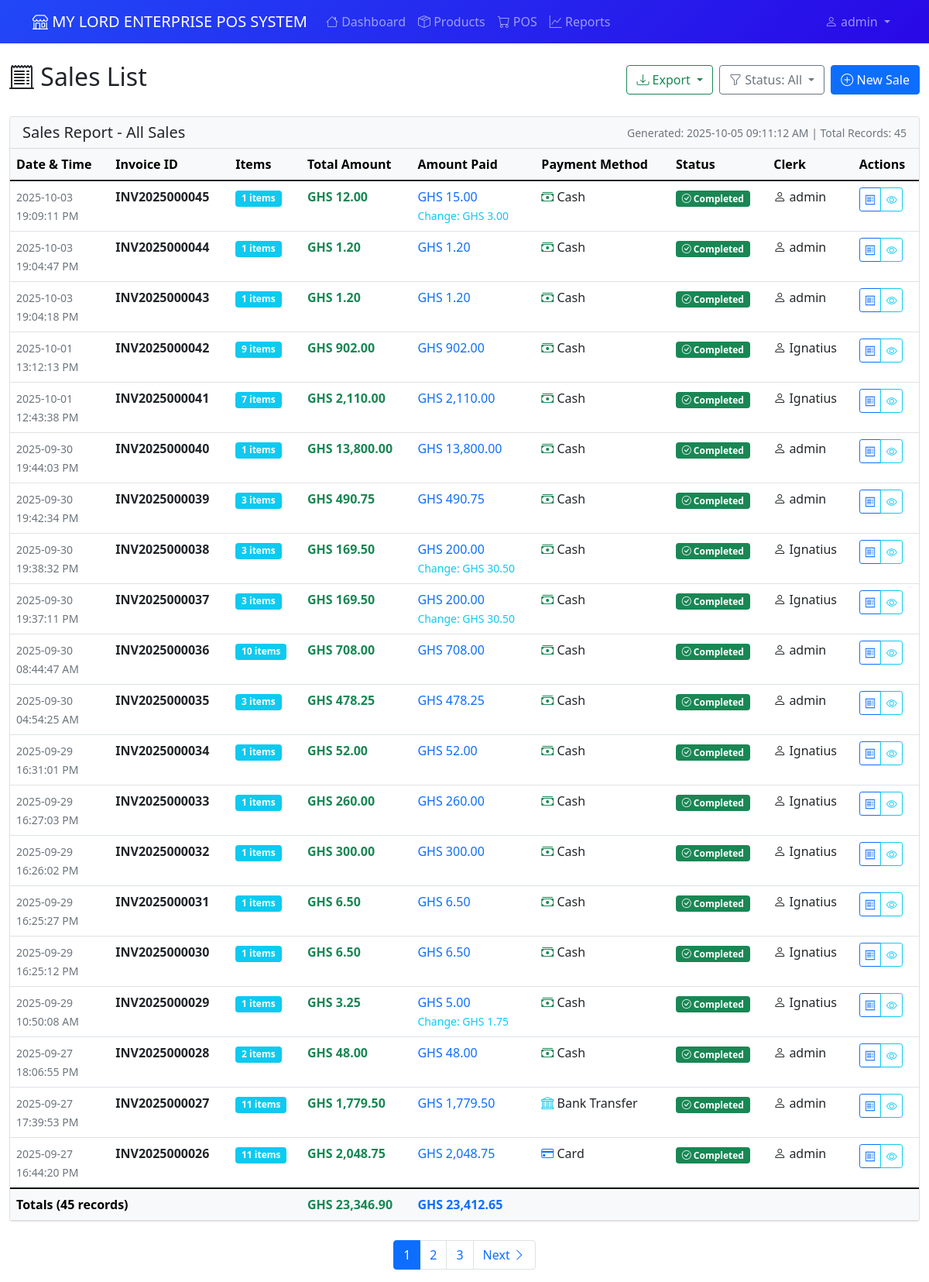
/pos/list-sales (signed in), run on an earlier commit of the app's database.
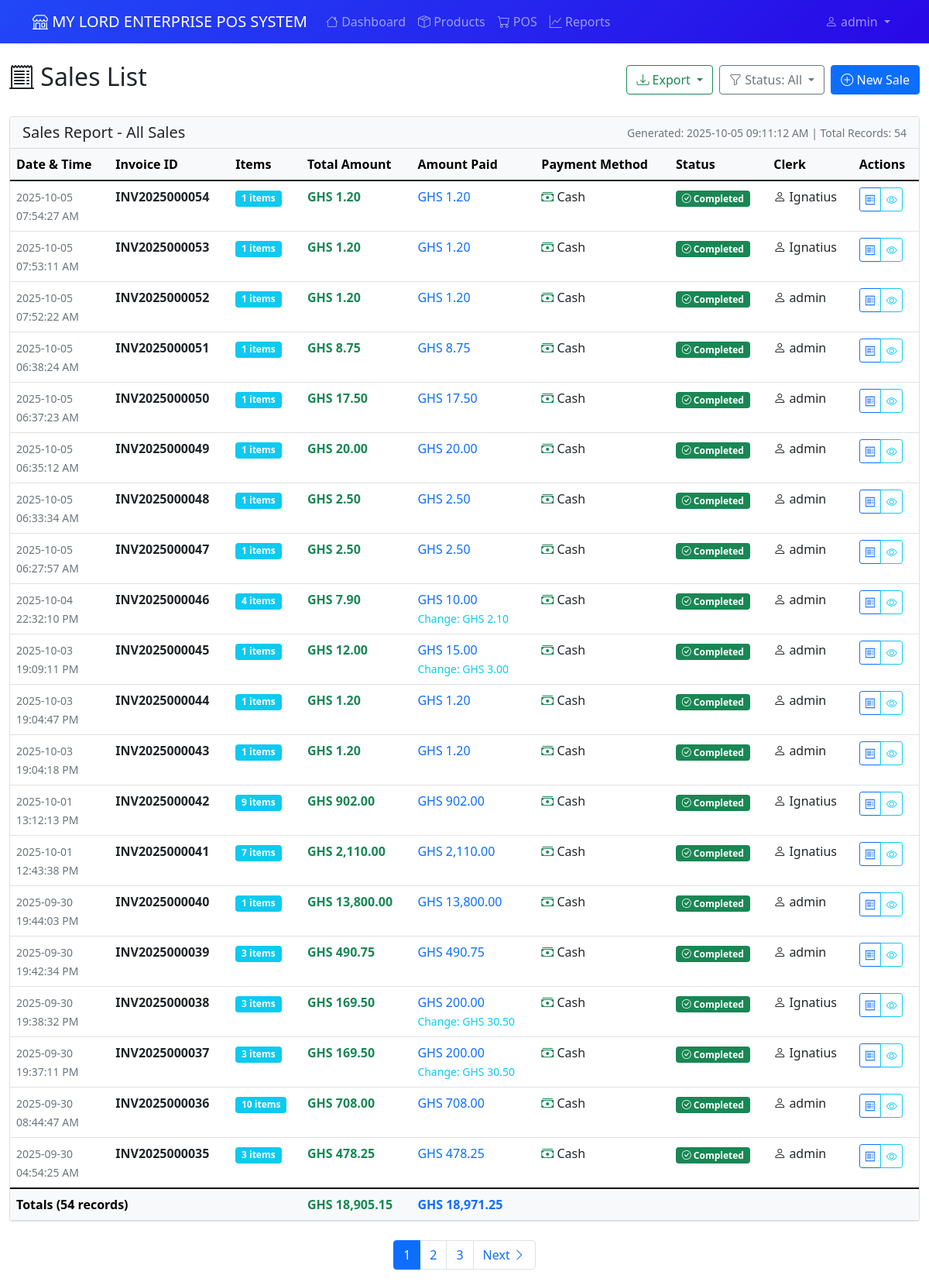
And on a later commit of the database.
### app/models.py (models this page shows, shortened)
class Sale(db.Model):
    id = db.Column(db.Integer, primary_key=True)
    invoice_number = db.Column(db.String(20), unique=True, nullable=False)
    clerk_id = db.Column(db.Integer, db.ForeignKey('user.id'), nullable=False)
    total_amount = db.Column(db.Numeric(10, 2), nullable=False)
    total_profit = db.Column(db.Numeric(10, 2), nullable=False, default=0.00)
    payment_method = db.Column(db.String(20), nullable=False, default='cash')
    amount_paid = db.Column(db.Numeric(10, 2), nullable=False, default=0.00)
    change_given = db.Column(db.Numeric(10, 2), nullable=False, default=0.00)
    status = db.Column(db.String(20), nullable=False, server_default='completed')
    created_at = db.Column(db.DateTime, default=datetime.utcnow)
    updated_at = db.Column(db.DateTime, default=datetime.utcnow, onupdate=datetime.utcnow)
    sale_items = db.relationship('SaleItem', backref='sale', lazy=True, cascade='all, delete-orphan')

class User(UserMixin, db.Model):
    id = db.Column(db.Integer, primary_key=True)
    username = db.Column(db.String(80), unique=True, nullable=False)
    password_hash = db.Column(db.String(120), nullable=False)
    role = db.Column(db.String(20), nullable=False, default='cashier')  # admin, manager, cashier
    created_at = db.Column(db.DateTime, default=datetime.utcnow)
    is_active = db.Column(db.Boolean, default=True, nullable=False)
    is_temporary_password = db.Column(db.Boolean, default=False, nullable=False)
    password_reset_token = db.Column(db.String(100), nullable=True)
    password_reset_expires = db.Column(db.DateTime, nullable=True)
    must_change_password = db.Column(db.Boolean, default=False, nullable=False)
    last_password_change = db.Column(db.DateTime, nullable=True)
    sales = db.relationship('Sale', backref='clerk', lazy=True)
    expenses = db.relationship('Expense', backref='user', lazy=True)
    def needs_password_change(self):
        return self.must_change_password or self.is_temporary_password
    def is_admin(self):
        return self.role == 'admin'
    def is_manager(self):
        return self.role in ['admin', 'manager']

### app/pos.py (the view)
@bp.route('/list-sales')
@login_required
def list_sales():
    page = request.args.get('page', 1, type=int)
    status_filter = request.args.get('status', 'all')
    query = Sale.query
    if current_user.role == 'clerk':
        query = query.filter(Sale.clerk_id == current_user.id)
    if status_filter != 'all':
        query = query.filter(Sale.status == status_filter)
    sales = query.order_by(Sale.created_at.desc()).paginate(
        page=page, per_page=20, error_out=False
    )
    return render_template(
        'pos/sales_list.html',
        sales=sales,
        status_filter=status_filter,
        current_time=datetime.now()
    )

### app/models.py (called while the page is built)
    @property
    def line_total(self):
        return float(self.quantity * self.price_at_sale)

    @property
    def unit_display(self):
        unit_map = {
            'full': 'Full Pack',
            'half': 'Half Pack',
            'quarter': 'Quarter Pack',
            'unit': 'Retail Unit'
        }
        return unit_map.get(self.unit_type, 'Full Pack')

### app/templates/pos/sales_list.html (shortened to what the changed rows need)
{% extends "base.html" %}
{% block content %}
<div class="row">
    <div class="col-12">
        <div class="d-flex justify-content-between align-items-center mb-4">
            <h2><i class="bi bi-receipt-cutoff"></i> Sales List</h2>
        </div>
        {% if sales.items %}
        <div class="card" id="salesTableCard">
            <div class="card-header bg-light d-print-block">
                <div class="d-flex justify-content-between align-items-center">
                    <h5 class="mb-0">Sales Report - {{ status_filter.title() if status_filter != 'all' else 'All Sales' }}</h5>
                    <small class="text-muted d-print-block">
                        Generated: {{ current_time.strftime('%Y-%m-%d %H:%M:%S %p') if current_time else '' }}
                        | Total Records: {{ sales.total }}
                    </small>
                </div>
            </div>
            <div class="card-body p-0">
                <div class="table-responsive">
                    <table class="table table-hover mb-0" id="salesTable">
                        <thead class="table-light">
                            <tr>
                                <th>Date & Time</th>
                                <th>Invoice ID</th>
                                <th>Items</th>
                                <th>Total Amount</th>
                                <th>Amount Paid</th>
                                <th>Payment Method</th>
                                <th>Status</th>
                                <th>Clerk</th>
                                <th class="d-print-none">Actions</th>
                            </tr>
                        </thead>
                        <tbody>
                            {% for sale in sales.items %}
                            <tr>
                                <td>
                                    <small class="text-muted">
                                        {{ sale.created_at.strftime('%Y-%m-%d') }}<br>
                                        {{ sale.created_at.strftime('%H:%M:%S %p') }}
                                    </small>
                                </td>
                                <td>
                                    <strong>{{ sale.invoice_number }}</strong>
                                </td>
                                <td>
                                    <span class="badge bg-info">{{ sale.sale_items|length }} items</span>
                                </td>
                                <td>
                                    <strong class="text-success">GHS {{ sale.total_amount|currency }}</strong>
                                </td>
                                <td>
                                    <span class="text-primary">GHS {{ sale.amount_paid|currency }}</span>
                                    {% if sale.change_given > 0 %}
                                        <br><small class="text-info">Change: GHS {{ sale.change_given|currency }}</small>
                                    {% endif %}
                                </td>
                                <td>
                                    {% if sale.payment_method == 'cash' %}
                                        <i class="bi bi-cash-stack text-success"></i> Cash
                                    {% elif sale.payment_method == 'card' %}
                                        <i class="bi bi-credit-card text-primary"></i> Card
                                    {% elif sale.payment_method == 'mobile_money' %}
                                        <i class="bi bi-phone text-warning"></i> Mobile Money
                                    {% elif sale.payment_method == 'bank_transfer' %}
                                        <i class="bi bi-bank text-info"></i> Bank Transfer
                                    {% else %}
                                        <i class="bi bi-question-circle"></i> {{ sale.payment_method.title() }}
                                    {% endif %}
                                </td>
                                <td>
                                    {% if sale.status == 'completed' %}
                                        <span class="badge bg-success">
                                            <i class="bi bi-check-circle"></i> Completed
                                        </span>
                                    {% elif sale.status == 'pending' %}
                                        <span class="badge bg-warning text-dark">
                                            <i class="bi bi-clock"></i> Pending
                                        </span>
                                    {% elif sale.status == 'cancelled' %}
                                        <span class="badge bg-danger">
                                            <i class="bi bi-x-circle"></i> Cancelled
                                        </span>
                                    {% endif %}
                                </td>
                                <td>
                                    <i class="bi bi-person"></i> {{ sale.clerk.username }}
                                </td>
                                <td class="d-print-none">
                                    <div class="btn-group btn-group-sm" role="group">
                                        <a href="{{ url_for('pos.receipt', sale_id=sale.id) }}"
                                           class="btn btn-outline-primary" title="View Receipt">
                                            <i class="bi bi-receipt"></i>
                                        </a>
                                        <button type="button" class="btn btn-outline-info"
                                                data-bs-toggle="modal" data-bs-target="#saleModal{{ sale.id }}"
                                                title="View Details">
                                            <i class="bi bi-eye"></i>
                                        </button>
                                    </div>
                                </td>
                            </tr>
                            {% endfor %}
                        </tbody>
                        <tfoot class="table-light d-print-table-footer-group">
                            <tr>
                                <th colspan="3">Totals ({{ sales.total }} records)</th>
                                <th class="text-success">
                                    GHS {{ sales.items|sum(attribute='total_amount')|currency }}
                                </th>
                                <th class="text-primary">
                                    GHS {{ sales.items|sum(attribute='amount_paid')|currency }}
                                </th>
                                <th colspan="4"></th>
                            </tr>
                        </tfoot>
                    </table>
                </div>
            </div>
        </div>
        {% if sales.pages > 1 %}
        <nav aria-label="Sales pagination" class="mt-4 d-print-none">
            <ul class="pagination justify-content-center">
                {% for page_num in sales.iter_pages() %}
                    {% if page_num %}
                        {% if page_num != sales.page %}
                            <li class="page-item">
                                <a class="page-link" href="{{ url_for('pos.list_sales', page=page_num, status=status_filter) }}">
                                    {{ page_num }}
                                </a>
                            </li>
                        {% else %}
                            <li class="page-item active">
                                <span class="page-link">{{ page_num }}</span>
                            </li>
                        {% endif %}
                    {% else %}
                        <li class="page-item disabled">
                            <span class="page-link">…</span>
                        </li>
                    {% endif %}
                {% endfor %}
                {% if sales.has_next %}
                    <li class="page-item">
                        <a class="page-link" href="{{ url_for('pos.list_sales', page=sales.next_num, status=status_filter) }}">
                            Next <i class="bi bi-chevron-right"></i>
                        </a>
                    </li>
                {% endif %}
            </ul>
        </nav>
        {% endif %}
        {% endif %}
    </div>
</div>
{% endblock %}

What changed in the data, as far as the page shows it:
no longer on this page (row unchanged): Sale: created_at "2025-09-29", created_at "16:31:01 PM", invoice_number "INV2025000034", sale_items|length "1", total_amount "52.00", amount_paid "52.00", payment_method "cash" (drawn), status "completed" (drawn), clerk.username "Ignatius"
no longer on this page (row unchanged): Sale: created_at "2025-09-29", created_at "16:27:03 PM", invoice_number "INV2025000033", sale_items|length "1", total_amount "260.00", amount_paid "260.00", payment_method "cash" (drawn), status "completed" (drawn), clerk.username "Ignatius"
no longer on this page (row unchanged): Sale: created_at "2025-09-29", created_at "16:26:02 PM", invoice_number "INV2025000032", sale_items|length "1", total_amount "300.00", amount_paid "300.00", payment_method "cash" (drawn), status "completed" (drawn), clerk.username "Ignatius"
no longer on this page (row unchanged): Sale: created_at "2025-09-29", created_at "16:25:27 PM", invoice_number "INV2025000031", sale_items|length "1", total_amount "6.50", amount_paid "6.50", payment_method "cash" (drawn), status "completed" (drawn), clerk.username "Ignatius"
no longer on this page (row unchanged): Sale: created_at "2025-09-29", created_at "16:25:12 PM", invoice_number "INV2025000030", sale_items|length "1", total_amount "6.50", amount_paid "6.50", payment_method "cash" (drawn), status "completed" (drawn), clerk.username "Ignatius"
no longer on this page (row unchanged): Sale: created_at "2025-09-29", created_at "10:50:08 AM", invoice_number "INV2025000029", sale_items|length "1", total_amount "3.25", amount_paid "5.00", change_given "1.75", payment_method "cash" (drawn), status "completed" (drawn), clerk.username "Ignatius"
no longer on this page (row unchanged): Sale: created_at "2025-09-27", created_at "18:06:55 PM", invoice_number "INV2025000028", sale_items|length "2", total_amount "48.00", amount_paid "48.00", payment_method "cash" (drawn), status "completed" (drawn), clerk.username "admin"
no longer on this page (row unchanged): Sale: created_at "2025-09-27", created_at "17:39:53 PM", invoice_number "INV2025000027", sale_items|length "11", total_amount "1,779.50", amount_paid "1,779.50", payment_method "bank_transfer" (drawn), status "completed" (drawn), clerk.username "admin"
no longer on this page (row unchanged): Sale: created_at "2025-09-27", created_at "16:44:20 PM", invoice_number "INV2025000026", sale_items|length "11", total_amount "2,048.75", amount_paid "2,048.75", payment_method "card" (drawn), status "completed" (drawn), clerk.username "admin"
added Sale: created_at "2025-10-05", created_at "07:54:27 AM", invoice_number "INV2025000054", sale_items|length "1", total_amount "1.20", amount_paid "1.20", payment_method "cash" (drawn), status "completed" (drawn), clerk.username "Ignatius"
added Sale: created_at "2025-10-05", created_at "07:53:11 AM", invoice_number "INV2025000053", sale_items|length "1", total_amount "1.20", amount_paid "1.20", payment_method "cash" (drawn), status "completed" (drawn), clerk.username "Ignatius"
added Sale: created_at "2025-10-05", created_at "07:52:22 AM", invoice_number "INV2025000052", sale_items|length "1", total_amount "1.20", amount_paid "1.20", payment_method "cash" (drawn), status "completed" (drawn), clerk.username "admin"
added Sale: created_at "2025-10-05", created_at "06:38:24 AM", invoice_number "INV2025000051", sale_items|length "1", total_amount "8.75", amount_paid "8.75", payment_method "cash" (drawn), status "completed" (drawn), clerk.username "admin"
added Sale: created_at "2025-10-05", created_at "06:37:23 AM", invoice_number "INV2025000050", sale_items|length "1", total_amount "17.50", amount_paid "17.50", payment_method "cash" (drawn), status "completed" (drawn), clerk.username "admin"
added Sale: created_at "2025-10-05", created_at "06:35:12 AM", invoice_number "INV2025000049", sale_items|length "1", total_amount "20.00", amount_paid "20.00", payment_method "cash" (drawn), status "completed" (drawn), clerk.username "admin"
added Sale: created_at "2025-10-05", created_at "06:33:34 AM", invoice_number "INV2025000048", sale_items|length "1", total_amount "2.50", amount_paid "2.50", payment_method "cash" (drawn), status "completed" (drawn), clerk.username "admin"
added Sale: created_at "2025-10-05", created_at "06:27:57 AM", invoice_number "INV2025000047", sale_items|length "1", total_amount "2.50", amount_paid "2.50", payment_method "cash" (drawn), status "completed" (drawn), clerk.username "admin"
added Sale: created_at "2025-10-04", created_at "22:32:10 PM", invoice_number "INV2025000046", sale_items|length "4", total_amount "7.90", amount_paid "10.00", change_given "2.10", payment_method "cash" (drawn), status "completed" (drawn), clerk.username "admin"
Also different on the page:
{{ sales.total }}: "45" → "54"
{{ sales.items|sum(attribute='total_amount')|currency }}: "23,346.90" → "18,905.15"
{{ sales.items|sum(attribute='amount_paid')|currency }}: "23,412.65" → "18,971.25"
